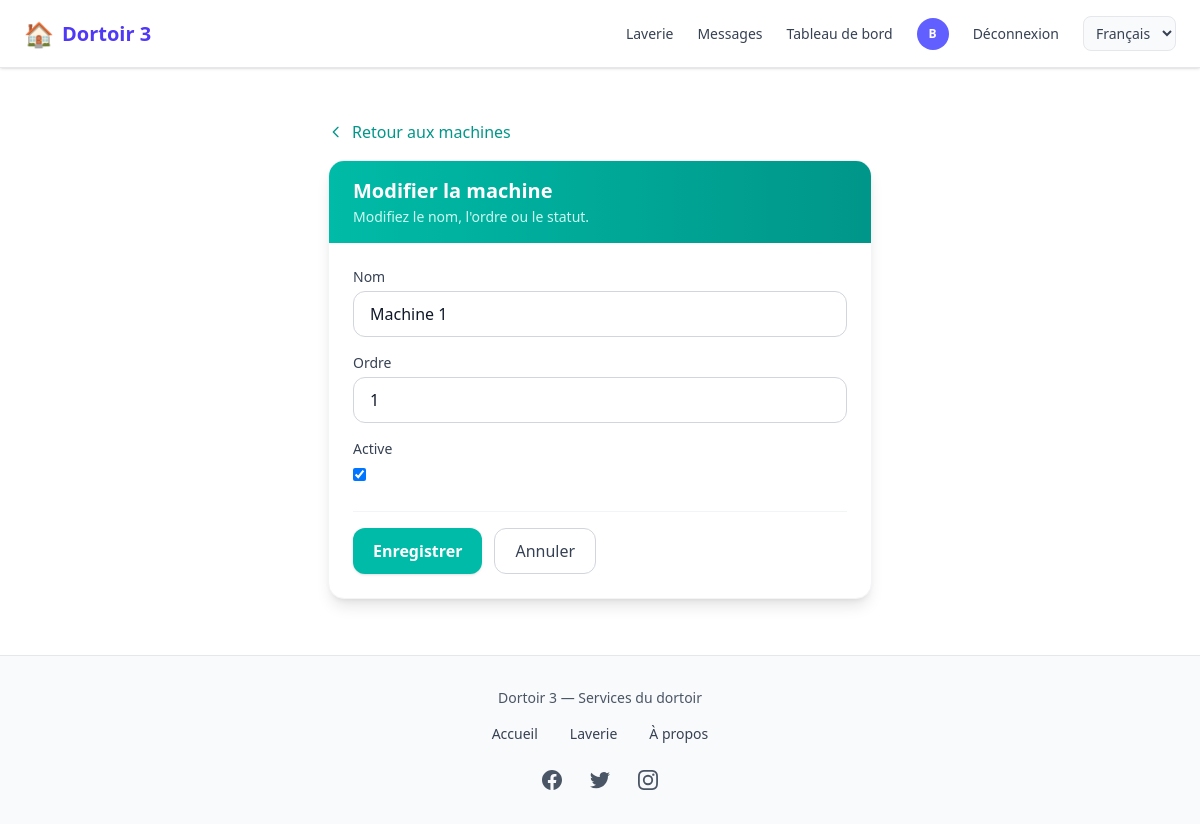
The app's page /laverie/agent/machines/1/ (signed in) with its own data.
### comptes/models.py (models this page shows, shortened)
class CustomUser(AbstractUser):
    USER_TYPES = (
        ('ADMIN', 'Administrateur'),
        ('client', 'Client'),
        ('vendeur', 'Vendeur'),
        ('coursier', 'Coursier'),
    )
    user_type = models.CharField(max_length=22, choices=USER_TYPES, default="client")
    email = models.EmailField('Adresse email', unique=True,max_length=50)
    telephone = models.CharField(max_length=20, unique=True, blank=True)
    photo = models.ImageField(upload_to=user_photo_upload_to, null=True, blank=True)
    is_premium = models.BooleanField(default=False)
    GENRE = (('masculin', 'Masculin'), ('feminin', 'Féminin'))
    genre = models.CharField(max_length=22, choices=GENRE, null=True, blank=True)
    date_inscription = models.DateField(auto_now_add=True)
    latitude = models.DecimalField(max_digits=9, decimal_places=6, blank=True, null=True)
    longitude = models.DecimalField(max_digits=9, decimal_places=6, blank=True, null=True)
    last_activity = models.DateTimeField(null=True, blank=True, verbose_name="Dernière activité")
    REQUIRED_FIELDS = ['email', 'user_type']

### laverie/models.py (models this page shows, shortened)
class Machine(models.Model):
    nom = models.CharField(max_length=100, help_text="Ex: Machine 1, Lave-linge A")
    ordre = models.PositiveSmallIntegerField(default=0, help_text="Ordre d'affichage")
    active = models.BooleanField(default=True)
    date_creation = models.DateTimeField(auto_now_add=True)
    class Meta:
        ordering = ['ordre', 'nom']

### laverie/views.py (the view)
# urls.py: path('agent/machines/<int:pk>/', views.agent_machine_modifier, name='agent_machine_modifier'),
@login_required
def agent_machine_modifier(request, pk):
    if not is_agent(request.user):
        messages.error(request, 'Accès réservé aux agents.')
        return redirect('laverie:accueil')
    machine = get_object_or_404(Machine, pk=pk)
    form = MachineForm(request.POST or None, instance=machine)
    if request.method == 'POST' and form.is_valid():
        form.save()
        messages.success(request, 'Machine mise à jour.')
        return redirect('laverie:agent_machines')
    return render(request, 'laverie/agent/machine_form.html', {'form': form, 'machine': machine})

### laverie/forms.py
class MachineForm(forms.ModelForm):
    class Meta:
        model = Machine
        fields = ('nom', 'ordre', 'active')
        widgets = {
            'nom': forms.TextInput(attrs={'class': 'w-full px-4 py-2.5 border border-gray-300 rounded-xl focus:ring-2 focus:ring-teal-500 focus:border-teal-500', 'placeholder': 'Ex: Machine 1'}),
            'ordre': forms.NumberInput(attrs={'class': 'w-full px-4 py-2.5 border border-gray-300 rounded-xl focus:ring-2 focus:ring-teal-500 focus:border-teal-500', 'min': 0}),
            'active': forms.CheckboxInput(attrs={'class': 'rounded border-gray-300 text-teal-600 focus:ring-teal-500'}),
        }

### comptes/context_processors.py (called while the page is built)
def notifications_context(request):
    context = {
        'pending_orders_count': 0,
        'packaged_orders_count': 0,
        'unread_messages_count': 0,
    }
    if request.user.is_authenticated:
        from chat.models import Message, Conversation
        conversations = Conversation.objects.filter(
            Q(participant1=request.user) | Q(participant2=request.user)
        )
        context['unread_messages_count'] = Message.objects.filter(
            Q(conversation__in=conversations) & ~Q(sender=request.user),
            lu=False
        ).count()
    return context

### laverie/models.py (called while the page is built)
    @classmethod
    def marquer_tickets_termines(cls):
        from django.utils import timezone
        now = timezone.now()
        return cls.objects.filter(
            statut__in=('reserve', 'en_cours'),
            fin__lt=now,
        ).update(statut='termine')

    @classmethod
    def marquer_tickets_en_cours(cls):
        from django.utils import timezone
        now = timezone.now()
        return cls.objects.filter(
            statut='reserve',
            debut__lte=now,
            fin__gte=now,
        ).update(statut='en_cours')

### laverie/views.py (called while the page is built)
def is_agent(user):
    return user.is_authenticated and user.user_type == 'ADMIN'

### templates/laverie/agent/machine_form.html (shortened to what this page needs)
{% extends 'home.html' %}
{% load static %}
{% block contenu %}
<div class="max-w-xl mx-auto py-4 sm:py-6 px-3 sm:px-4">
    <a href="{% url 'laverie:agent_machines' %}" class="inline-flex items-center gap-2 text-teal-600 hover:text-teal-700 font-medium mb-4">
        <svg class="w-4 h-4" fill="none" stroke="currentColor" viewBox="0 0 24 24"><path stroke-linecap="round" stroke-linejoin="round" stroke-width="2" d="M15 19l-7-7 7-7"/></svg>
        Retour aux machines
    </a>
    <div class="bg-white rounded-2xl shadow-lg border border-gray-100 overflow-hidden">
        <div class="bg-gradient-to-r from-teal-500 to-teal-600 px-6 py-4">
            <h1 class="text-xl font-bold text-white">{% if machine %}Modifier la machine{% else %}Nouvelle machine{% endif %}</h1>
            <p class="text-teal-100 text-sm mt-0.5">{% if machine %}Modifiez le nom, l'ordre ou le statut.{% else %}Définissez le nom et l'ordre d'affichage.{% endif %}</p>
        </div>
        <form method="post" class="p-6">
            {% for field in form %}
            <div class="mb-4">
                <label for="{{ field.id_for_label }}" class="block text-sm font-medium text-gray-700 mb-1">{{ field.label }}</label>
                {{ field }}
            </div>
            {% endfor %}
            <div class="flex gap-3 mt-6 pt-4 border-t border-gray-100">
                <button type="submit" class="bg-teal-500 hover:bg-teal-600 text-white font-semibold py-2.5 px-5 rounded-xl transition shadow-sm">Enregistrer</button>
                <a href="{% url 'laverie:agent_machines' %}" class="py-2.5 px-5 border border-gray-300 rounded-xl text-gray-700 hover:bg-gray-50 font-medium">Annuler</a>
            </div>
        </form>
    </div>
</div>
{% endblock %}

### templates/nav_footer/nav.html (shortened to what this page needs)
{% load static %}
{% load i18n %}
<nav class="hidden md:flex fixed top-0 left-0 w-full z-50 bg-white border-b border-gray-200 shadow-sm">
  <div class="flex items-center justify-between w-full max-w-7xl mx-auto px-6 py-4">
    <a href="{% url 'home' %}"
       class="flex items-center space-x-2 text-indigo-600 text-xl font-semibold hover:opacity-90 transition">
      <span class="text-2xl">🏠</span>
      <span>{% trans "Dortoir 3" %}</span>
    </a>
    <div class="flex items-center space-x-6 text-sm font-medium">
      <a href="{% url 'laverie:accueil' %}"
         class="text-gray-700 hover:text-indigo-500 transition">
        {% trans "Laverie" %}
      </a>
      {% if user.is_authenticated %}
        <a href="{% url 'chat:mes_conversations' %}"
           class="relative text-gray-700 hover:text-indigo-500 transition">
          {% trans "Messages" %}
        </a>
        {% if user.user_type == 'ADMIN' %}
          <a href="{% url 'dashboard' %}"
             class="text-gray-700 hover:text-indigo-500 transition">
            {% trans "Dashboard" %}
          </a>
        {% endif %}
        <a href="{% url 'profile' %}" class="flex items-center">
          {% if user.photo %}
            <img src="{{ user.photo.url }}"
                 class="w-8 h-8 rounded-full object-cover border">
          {% else %}
            <div class="w-8 h-8 rounded-full bg-indigo-500 flex items-center justify-center text-white text-xs font-bold">
              {{ user.first_name|first|default:user.email|first|upper }}
            </div>
          {% endif %}
        </a>
        <a href="{% url 'logout' %}"
           class="text-gray-700 hover:text-red-500 transition">
          {% trans "Log out" %}
        </a>
      {% else %}
        <a href="{% url 'login' %}"
           class="text-gray-700 hover:text-indigo-500 transition">
          {% trans "Log in" %}
        </a>
      {% endif %}
      <form action="{% url 'set_language' %}" method="post" class="inline" id="lang-form-desktop">
        <select name="language" onchange="this.form.submit()" class="text-sm border border-gray-200 rounded-lg px-2 py-1.5 bg-gray-50 text-gray-700 cursor-pointer">
          {% get_current_language as CURRENT_LANG %}
          {% for code, name in LANGUAGES %}
          <option value="{{ code }}" {% if code == CURRENT_LANG %}selected{% endif %}>{{ name }}</option>
          {% endfor %}
        </select>
      </form>
    </div>
  </div>
</nav>
            {% get_current_language as CURRENT_LANG %}

### records on screen
CustomUser: first_name|first "B"
Machine: form "Machine 1" "1" "☑"

### other values on screen
{{ field.label }} "Nom" "Ordre" "Active"
form field language "Français"
